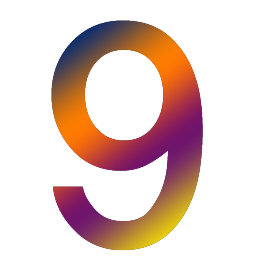
#> input picture HELLO_AI/day10mnist_image/9.jpg, 264 x 278 px
$ python my_pre_pro_sem.py
#> lines starting #> are read from the running program, lines starting #| are printed output that depends on the picture
import cv2

img = cv2.imread("9.jpg")
#> img is the input picture: shape (278, 264, 3); mean B, G, R 205.9, 210.8, 230.7
img_gray = cv2.cvtColor(img, cv2.COLOR_BGR2GRAY)
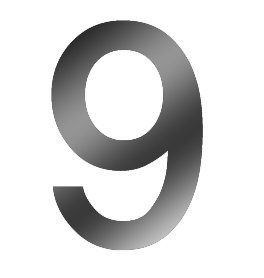
#> img_gray: shape (278, 264); min 28, max 255, mean 216.2
img_gray_28 = cv2.resize(img_gray, (28,28))
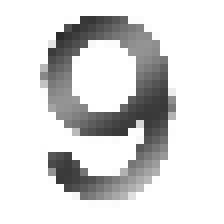
#> img_gray_28: shape (28, 28) (shown 8 times larger); min 44, max 255, mean 216.3

cv2.imshow('test', img_gray_28)

print(img_gray_28.shape)
#| (28, 28)

cv2.waitKey()
cv2.destroyAllWindows()
